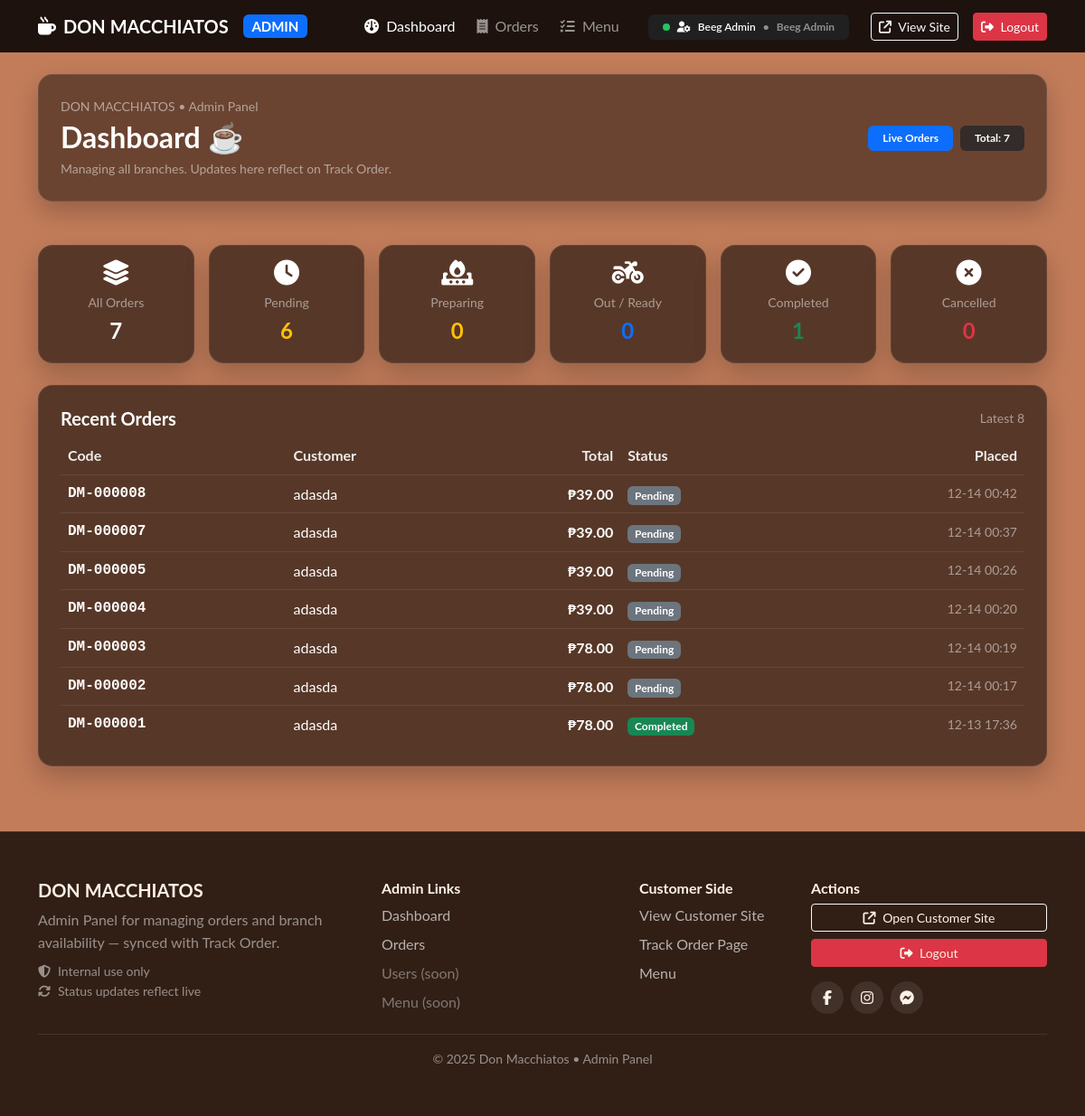
Page /admin/dashboard.php (signed in) on the committed database.
### tables this page shows
CREATE TABLE `orders` (
  `order_id` bigint UNSIGNED NOT NULL,
  `order_code` varchar(30) NOT NULL,
  `branch_id` int UNSIGNED NOT NULL,
  `customer_name` varchar(120) NOT NULL,
  `customer_phone` varchar(50) NOT NULL,
  `fulfillment_mode` enum('pickup','delivery') NOT NULL DEFAULT 'pickup',
  `delivery_address` varchar(255) NOT NULL,
  `notes` varchar(255) DEFAULT NULL,
  `status` enum('pending','preparing','out_for_delivery','completed','cancelled') NOT NULL DEFAULT 'pending',
  `cancel_reason` varchar(255) DEFAULT NULL,
  `cancelled_by` int UNSIGNED DEFAULT NULL,
  `cancelled_at` datetime DEFAULT NULL,
  `subtotal` decimal(10,2) NOT NULL DEFAULT '0.00',
  `delivery_fee` decimal(10,2) NOT NULL DEFAULT '0.00',
  `total_amount` decimal(10,2) NOT NULL DEFAULT '0.00',
  `created_at` datetime NOT NULL DEFAULT CURRENT_TIMESTAMP,
  `updated_at` datetime NOT NULL DEFAULT CURRENT_TIMESTAMP ON UPDATE CURRENT_TIMESTAMP
);

### admin/includes/admin-auth.php (called while the page is built, shortened)
<?php
$ADMIN_ROLE      = (string)($_SESSION['admin_role'] ?? 'branch_admin');

### admin/includes/admin-helpers.php (called while the page is built, shortened)
<?php
if (!function_exists('h')) {
  function h($s) {
    return htmlspecialchars((string)$s, ENT_QUOTES, 'UTF-8');
  }
}
if (!function_exists('money')) {
  function money($n) {
    return number_format((float)$n, 2);
  }
}
if (!function_exists('badge')) {
  function badge($status) {
    return match((string)$status) {
      'completed'        => 'bg-success',
      'out_for_delivery' => 'bg-primary',
      'preparing'        => 'bg-warning text-dark',
      'cancelled'        => 'bg-danger',
      default            => 'bg-secondary',
    };
  }
}

### admin/dashboard.php (the view, shortened to what this page needs)
<?php
require_once __DIR__ . "/../config.php";
require_once __DIR__ . "/includes/admin-auth.php";
include __DIR__ . "/includes/admin-head.php";
include __DIR__ . "/includes/admin-navbar.php";
function statusNice($s) {
  return ucwords(str_replace('_', ' ', (string)$s));
}
$where  = "1=1";
$counts = [
  'all'            => 0,
  'pending'        => 0,
  'preparing'      => 0,
  'out_for_delivery' => 0,
  'completed'      => 0,
  'cancelled'      => 0,
];
$stmt = $mysqli->prepare("
  SELECT status, COUNT(*) AS c
  FROM orders
  WHERE $where
  GROUP BY status
");
if ($stmt) {
  $stmt->execute();
  $res = $stmt->get_result();
  while ($res && ($row = $res->fetch_assoc())) {
    $st = (string)$row['status'];
    $c  = (int)$row['c'];
    $counts['all'] += $c;
    if (array_key_exists($st, $counts)) $counts[$st] = $c;
  }
}
$recent = [];
$stmt = $mysqli->prepare("
  SELECT order_id, order_code, customer_name, total_amount, status, created_at
  FROM orders
  WHERE $where
  ORDER BY created_at DESC
  LIMIT 8
");
if ($stmt) {
  $stmt->execute();
  $res = $stmt->get_result();
  while ($res && ($row = $res->fetch_assoc())) $recent[] = $row;
}
?>
<section class="py-4">
  <div class="container">
    <div class="panel-card rounded-4 p-4 text-white"
         style="background:rgba(0,0,0,.45);">
      <div class="d-flex flex-wrap align-items-center justify-content-between gap-3">
        <div>
          <div class="text-white-50 small mb-1">DON MACCHIATOS • Admin Panel</div>
          <h2 class="fw-bold mb-1">Dashboard ☕</h2>
          <div class="text-white-50 small">
            <?= ($ADMIN_ROLE ?? '') === 'super_admin'
              ? "Managing all branches. Updates here reflect on Track Order."
              : "Managing Branch #" . (int)$ADMIN_BRANCH_ID . ". Updates reflect on Track Order." ?>
          </div>
        </div>
        <div class="d-flex gap-2">
          <span class="badge bg-primary px-3 py-2">Live Orders</span>
          <span class="badge bg-dark bg-opacity-75 px-3 py-2">
            Total: <?= (int)$counts['all'] ?>
          </span>
        </div>
      </div>
    </div>
  </div>
</section>
<div class="container py-4">
  <div class="row g-3 mb-4">
    <?php
      $stats = [
        ['All Orders',     'fa-layer-group',  'text-white',   $counts['all']],
        ['Pending',        'fa-clock',        'text-warning', $counts['pending']],
        ['Preparing',      'fa-fire-burner',  'text-warning', $counts['preparing']],
        ['Out / Ready',    'fa-motorcycle',   'text-primary', $counts['out_for_delivery']],
        ['Completed',      'fa-circle-check', 'text-success', $counts['completed']],
        ['Cancelled',      'fa-circle-xmark', 'text-danger',  $counts['cancelled']],
      ];
      foreach ($stats as $s):
    ?>
      <div class="col-6 col-lg-2">
        <div class="panel-card rounded-4 p-3 text-center h-100">
          <i class="fa-solid <?= h($s[1]) ?> fs-3 mb-2"></i>
          <div class="small text-white-50"><?= h($s[0]) ?></div>
          <div class="fw-bold fs-4 <?= h($s[2]) ?>"><?= (int)$s[3] ?></div>
        </div>
      </div>
    <?php endforeach; ?>
  </div>
  <div class="panel-card rounded-4 p-4">
    <div class="d-flex justify-content-between align-items-center mb-2">
      <h5 class="fw-bold mb-0">Recent Orders</h5>
      <div class="text-white-50 small">Latest 8</div>
    </div>
    <?php if (empty($recent)): ?>
      <div class="text-white-50">No orders yet.</div>
    <?php else: ?>
      <div class="table-responsive">
        <table class="table table-dark table-borderless align-middle mb-0">
          <thead style="opacity:.9;">
            <tr>
              <th>Code</th>
              <th>Customer</th>
              <th class="text-end">Total</th>
              <th>Status</th>
              <th class="text-end">Placed</th>
            </tr>
          </thead>
          <tbody>
            <?php foreach ($recent as $r): ?>
              <tr style="border-top:1px solid rgba(255,255,255,.08);">
                <td class="fw-semibold font-monospace"><?= h($r['order_code']) ?></td>
                <td><?= h($r['customer_name']) ?></td>
                <td class="text-end fw-bold">₱<?= money($r['total_amount']) ?></td>
                <td>
                  <span class="badge <?= h(badge($r['status'])) ?>">
                    <?= h(statusNice($r['status'])) ?>
                  </span>
                </td>
                <td class="text-end text-white-50 small">
                  <?= h(date("m-d H:i", strtotime($r['created_at']))) ?>
                </td>
              </tr>
            <?php endforeach; ?>
          </tbody>
        </table>
      </div>
    <?php endif; ?>
  </div>
</div>
<?php include __DIR__ . "/includes/admin-footer.php"; ?>

### assets/css/style.css (style rules this page uses)
body { font-family: 'Lato', sans-serif; background-color: #c27c5a; color: #3a2e2a; line-height: 1.6; }
h1, h2, h3, h4, h5, h6 { font-weight: 700; }
.panel-card { background: rgba(0,0,0,0.35); border: 1px solid rgba(255,255,255,0.12); box-shadow: 0 12px 28px rgba(0,0,0,0.22); }
.panel-card { background: rgba(0,0,0,.55); border: 1px solid rgba(255,255,255,.08); backdrop-filter: blur(8px); }
.table.table-dark td, .table.table-dark th { background: transparent !important; }

### rows in the picture
orders: order_code "DM-000008", customer_name "adasda", total_amount "39.00", status "Pending", created_at "12-14 00:42"
orders: order_code "DM-000007", customer_name "adasda", total_amount "39.00", status "Pending", created_at "12-14 00:37"
orders: order_code "DM-000005", customer_name "adasda", total_amount "39.00", status "Pending", created_at "12-14 00:26"
orders: order_code "DM-000004", customer_name "adasda", total_amount "39.00", status "Pending", created_at "12-14 00:20"
orders: order_code "DM-000003", customer_name "adasda", total_amount "78.00", status "Pending", created_at "12-14 00:19"
orders: order_code "DM-000002", customer_name "adasda", total_amount "78.00", status "Pending", created_at "12-14 00:17"
orders: order_code "DM-000001", customer_name "adasda", total_amount "78.00", status "Completed", created_at "12-13 17:36"

### other values in the picture
$adminName "Beeg Admin"
adminRoleLabel($adminRole) "Beeg Admin"
$counts['all'] "7"
$s[0] "All Orders"
$s[3] "7"
$s[0] "Pending"
$s[3] "6"
$s[0] "Preparing"
$s[3] "0"
$s[0] "Out / Ready"
$s[0] "Completed"
$s[3] "1"
$s[0] "Cancelled"
